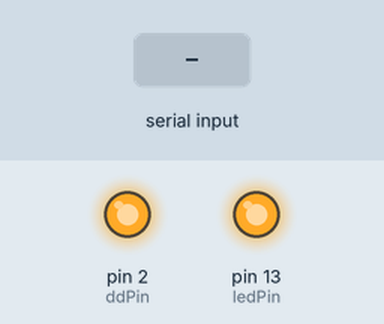
Recording of a sketch running on a simulated Arduino Uno, built with avr-gcc and run on an emulated ATmega328P. Shown: output pins drawn as LEDs (lit = HIGH). Dashed ring = blinking. Inputs (shaded band) come from the test bench. What the sketch prints to the serial monitor is not drawn.

Above: at 3.9 s.
4.0 s: "1" received over Serial
At 5.7 s:
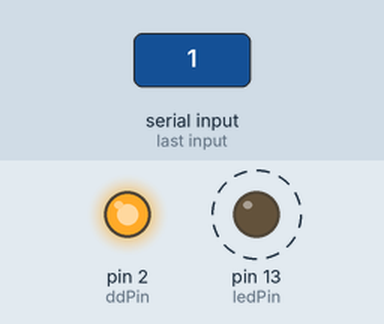
7.0 s: "0" received over Serial
At 7.7 s:
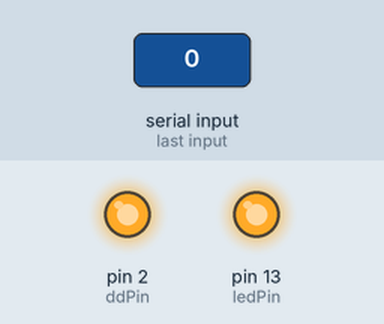
10.0 s: "2" received over Serial
At 10.8 s:
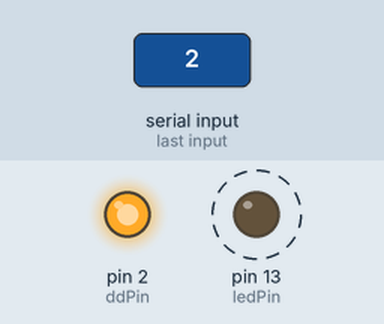
Timing chart, 0 to 18.5 s (numbered marks = the images above; inputs shaded):
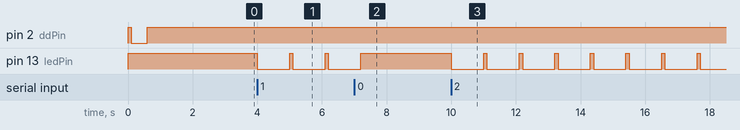

The sketch:

Roomba_BumpTurn.ino
```cpp
/*
 * RoombaBumpTurn
 * --------------
 * Implement the RoombaComm BumpTurn program in Arduino
 * A simple algorithm that allows the Roomba to drive around
 * and avoid obstacles.
 *
 * Arduino pin 0 (RX) is connected to Roomba TXD
 * Arduino pin 1 (TX) is connected to Roomba RXD
 * Arduino pin 2      is conencted to Roomba DD
 *
 * Updated 20 November 2006
 * - changed Serial.prints() to use single print(v,BYTE) calls instead of
 *    character arrays until Arduino settles on a style of raw byte arrays
 *
 * Created 1 August 2006
 * copyleft 2006 Tod E. Kurt <tod@todbot.com>
 * http://hackingroomba.com/
 */

int rxPin = 0;
int txPin = 1;
int ddPin = 2;
int ledPin = 13;
char sensorbytes[10];

#define bumpright (sensorbytes[0] & 0x01)
#define bumpleft  (sensorbytes[0] & 0x02)

void setup() {
//  pinMode(txPin,  OUTPUT);
  pinMode(ddPin,  OUTPUT);   // sets the pins as output
  pinMode(ledPin, OUTPUT);   // sets the pins as output
  Serial.begin(57600);

  digitalWrite(ledPin, HIGH); // say we're alive

  // wake up the robot
  digitalWrite(ddPin, HIGH);
  delay(100);
  digitalWrite(ddPin, LOW);
  delay(500);
  digitalWrite(ddPin, HIGH);
  delay(2000);
  // set up ROI to receive commands
  Serial.print(128, BYTE);  // START
  delay(50);
  Serial.print(130, BYTE);  // CONTROL
  delay(50);
  digitalWrite(ledPin, LOW);  // say we've finished setup
}

void loop() {
  digitalWrite(ledPin, HIGH); // say we're starting loop
  updateSensors();
  digitalWrite(ledPin, LOW);  // say we're after updateSensors
  if(bumpleft) {
    spinRight();
    delay(1000);
  }
  else if(bumpright) {
    spinLeft();
    delay(1000);
  }
  goForward();
}

void goForward() {
  Serial.print(137, BYTE);   // DRIVE
  Serial.print(0x00,BYTE);   // 0x00c8 == 200
  Serial.print(0xc8,BYTE);
  Serial.print(0x80,BYTE);
  Serial.print(0x00,BYTE);
}
void goBackward() {
  Serial.print(137, BYTE);   // DRIVE
  Serial.print(0xff,BYTE);   // 0xff38 == -200
  Serial.print(0x38,BYTE);
  Serial.print(0x80,BYTE);
  Serial.print(0x00,BYTE);
}
void spinLeft() {
  Serial.print(137, BYTE);   // DRIVE
  Serial.print(0x00,BYTE);   // 0x00c8 == 200
  Serial.print(0xc8,BYTE);
  Serial.print(0x00,BYTE);
  Serial.print(0x01,BYTE);   // 0x0001 == spin left
}
void spinRight() {
  Serial.print(137, BYTE);   // DRIVE
  Serial.print(0x00,BYTE);   // 0x00c8 == 200
  Serial.print(0xc8,BYTE);
  Serial.print(0xff,BYTE);
  Serial.print(0xff,BYTE);   // 0xffff == -1 == spin right
}
void updateSensors() {
  Serial.print(142, BYTE);
  Serial.print(1,   BYTE);  // sensor packet 1, 10 bytes
  delay(100); // wait for sensors
  char i = 0;
  while(Serial.available()) {
    int c = Serial.read();
    if( c==-1 ) {
      for( int i=0; i<5; i ++ ) {   // say we had an error via the LED
        digitalWrite(ledPin, HIGH);
        delay(50);
        digitalWrite(ledPin, LOW);
        delay(50);
      }
    }
    sensorbytes[i++] = c;
  }
}
```

Measured:
- after the input at 4.0 s, pin 13 (ledPin): alternates HIGH for 0.10 s and LOW for 1.0 s, starting at once
- after the input at 7.0 s, pin 13 (ledPin): goes on until 7.2 s, then stays HIGH
- after the input at 10.0 s, pin 13 (ledPin): alternates HIGH for 0.10 s and LOW for 1.0 s, starting at once
